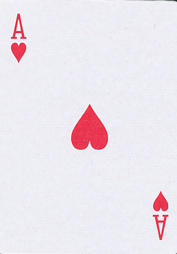
#> input picture cartas/as-de-corazones-rojo.png, 177 x 254 px, found by its file name
$ python build_rank_templates_from_cartas.py
#> lines starting #> are read from the running program, lines starting #| are printed output that depends on the picture; after the words box and inside, x2 and y2 are one past the last pixel; in counts of white or black regions, pixels touching at a corner belong together
### src/detector.py
import cv2
import numpy as np
from .utils import four_point_transform

def _estimate_green_range(image):
    h, w = image.shape[:2]
    b = max(5, min(h, w) // 50)
    top = image[:b, :]
    bottom = image[-b:, :]
    left = image[:, :b]
    right = image[:, -b:]
    border = np.vstack([top.reshape(-1, 3), bottom.reshape(-1, 3), left.reshape(-1, 3), right.reshape(-1, 3)])
    hsvb = cv2.cvtColor(border.reshape(-1, 1, 3), cv2.COLOR_BGR2HSV).reshape(-1, 3)
    hmed = np.median(hsvb[:, 0])
    smed = np.median(hsvb[:, 1])
    vmed = np.median(hsvb[:, 2])
    if 30 <= hmed <= 90 and smed >= 40:
        hl = max(0, hmed - 20)
        hu = min(179, hmed + 20)
        sl = max(30, smed - 30)
        su = 255
        vl = max(30, vmed - 30)
        vu = 255
        return np.array([hl, sl, vl], dtype=np.uint8), np.array([hu, su, vu], dtype=np.uint8)
    return np.array([35, 40, 40], dtype=np.uint8), np.array([85, 255, 255], dtype=np.uint8)

def detect_cards(image, green_override=None):
    hsv = cv2.cvtColor(image, cv2.COLOR_BGR2HSV)
    lower_green, upper_green = _estimate_green_range(image)
    if green_override is not None:
        lg, ug = green_override
        lower_green = np.array(lg, dtype=np.uint8)
        upper_green = np.array(ug, dtype=np.uint8)
    mask_green = cv2.inRange(hsv, lower_green, upper_green)
    mask_not_green = cv2.bitwise_not(mask_green)
    lab = cv2.cvtColor(image, cv2.COLOR_BGR2LAB)
    L, A, B = cv2.split(lab)
    wmask = cv2.inRange(L, 170, 255)
    amask = cv2.inRange(cv2.absdiff(A, np.full_like(A, 128)), 0, 35)
    bmask = cv2.inRange(cv2.absdiff(B, np.full_like(B, 128)), 0, 35)
    white_like = cv2.bitwise_and(wmask, cv2.bitwise_and(amask, bmask))
    mask = cv2.bitwise_and(mask_not_green, white_like)
    kernel = cv2.getStructuringElement(cv2.MORPH_RECT, (5, 5))
    mask = cv2.morphologyEx(mask, cv2.MORPH_OPEN, kernel, iterations=2)
    mask = cv2.morphologyEx(mask, cv2.MORPH_CLOSE, kernel, iterations=2)
    contours, _ = cv2.findContours(mask, cv2.RETR_EXTERNAL, cv2.CHAIN_APPROX_SIMPLE)
    cards = []
    h, w = image.shape[:2]
    for cnt in contours:
        area = cv2.contourArea(cnt)
        if area < (w * h) * 0.01:
            continue
        peri = cv2.arcLength(cnt, True)
        approx = cv2.approxPolyDP(cnt, 0.02 * peri, True)
        box = None
        if len(approx) == 4:
            pts = approx.reshape(4, 2).astype(np.float32)
        else:
            rect = cv2.minAreaRect(cnt)
            bw, bh = rect[1]
            if bw == 0 or bh == 0:
                continue
            ratio = max(bw, bh) / max(1.0, min(bw, bh))
            if ratio < 1.25 or ratio > 1.75:
                continue
            box = cv2.boxPoints(rect)
            pts = box.astype(np.float32)
        warped = four_point_transform(image, pts)
        labw = cv2.cvtColor(warped, cv2.COLOR_BGR2LAB)
        Lw, Aw, Bw = cv2.split(labw)
        wmask_w = cv2.inRange(Lw, 170, 255)
        amask_w = cv2.inRange(cv2.absdiff(Aw, np.full_like(Aw, 128)), 0, 35)
        bmask_w = cv2.inRange(cv2.absdiff(Bw, np.full_like(Bw, 128)), 0, 35)
        white_like_w = cv2.bitwise_and(wmask_w, cv2.bitwise_and(amask_w, bmask_w))
        white_ratio = np.count_nonzero(white_like_w) / float(warped.shape[0] * warped.shape[1])
        if white_ratio < 0.35:
            continue
        rect_area = cv2.contourArea(pts.reshape(-1, 1, 2))
        if rect_area <= 0:
            continue
        solidity = area / rect_area
        if solidity < 0.5:
            continue
        cards.append({"contour": cnt, "quad": pts, "warp": warped})
    if len(cards) == 0:
        gray = cv2.cvtColor(image, cv2.COLOR_BGR2GRAY)
        gray = cv2.GaussianBlur(gray, (5, 5), 0)
        edges = cv2.Canny(gray, 50, 150)
        k2 = cv2.getStructuringElement(cv2.MORPH_RECT, (3, 3))
        edges = cv2.morphologyEx(edges, cv2.MORPH_CLOSE, k2, iterations=2)
        cnts, _ = cv2.findContours(edges, cv2.RETR_EXTERNAL, cv2.CHAIN_APPROX_SIMPLE)
        for cnt in cnts:
            area = cv2.contourArea(cnt)
            if area < (w * h) * 0.005:
                continue
            peri = cv2.arcLength(cnt, True)
            approx = cv2.approxPolyDP(cnt, 0.02 * peri, True)
            if len(approx) == 4:
                pts = approx.reshape(4, 2).astype(np.float32)
            else:
                rect = cv2.minAreaRect(cnt)
                bw, bh = rect[1]
                if bw == 0 or bh == 0:
                    continue
                ratio = max(bw, bh) / max(1.0, min(bw, bh))
                if ratio < 1.2 or ratio > 1.8:
                    continue
                pts = cv2.boxPoints(rect).astype(np.float32)
            warped = four_point_transform(image, pts)
            labw = cv2.cvtColor(warped, cv2.COLOR_BGR2LAB)
            Lw, Aw, Bw = cv2.split(labw)
            wmask_w = cv2.inRange(Lw, 170, 255)
            amask_w = cv2.inRange(cv2.absdiff(Aw, np.full_like(Aw, 128)), 0, 35)
            bmask_w = cv2.inRange(cv2.absdiff(Bw, np.full_like(Bw, 128)), 0, 35)
            white_like_w = cv2.bitwise_and(wmask_w, cv2.bitwise_and(amask_w, bmask_w))
            white_ratio = np.count_nonzero(white_like_w) / float(warped.shape[0] * warped.shape[1])
            if white_ratio < 0.35:
                continue
            rect_area = cv2.contourArea(pts.reshape(-1, 1, 2))
            if rect_area <= 0:
                continue
            solidity = area / rect_area
            if solidity < 0.4:
                continue
            cards.append({"contour": cnt, "quad": pts, "warp": warped})
    return cards

### src/utils.py
import numpy as np
import cv2

def order_points(pts):
    rect = np.zeros((4, 2), dtype="float32")
    s = pts.sum(axis=1)
    rect[0] = pts[np.argmin(s)]
    rect[2] = pts[np.argmax(s)]
    diff = np.diff(pts, axis=1)
    rect[1] = pts[np.argmin(diff)]
    rect[3] = pts[np.argmax(diff)]
    return rect

def four_point_transform(image, pts, w=300, h=420):
    rect = order_points(pts)
    dst = np.array([[0, 0], [w - 1, 0], [w - 1, h - 1], [0, h - 1]], dtype="float32")
    M = cv2.getPerspectiveTransform(rect, dst)
    warped = cv2.warpPerspective(image, M, (w, h))
    return warped

# [17 lines left out: functions adjust_brightness, auto_enhance, not called in this run]

### src/recognizer.py
import os
import cv2
import numpy as np
from .utils import auto_enhance
from .card_db import CardDB

def binarize(img):
    gray = cv2.cvtColor(img, cv2.COLOR_BGR2GRAY) if len(img.shape) == 3 else img
    gray = cv2.GaussianBlur(gray, (3, 3), 0)
    _, th = cv2.threshold(gray, 0, 255, cv2.THRESH_BINARY+cv2.THRESH_OTSU)
    return th

def load_templates(dir_path):
    templates = {}
    for name in sorted(os.listdir(dir_path)):
        p = os.path.join(dir_path, name)
        if not os.path.isfile(p):
            continue
        img = cv2.imread(p, cv2.IMREAD_GRAYSCALE)
        if img is None:
            continue
        _, th = cv2.threshold(img, 0, 255, cv2.THRESH_BINARY+cv2.THRESH_OTSU)
        key = os.path.splitext(name)[0]
        templates[key] = th
    return templates

# [17 lines left out: function match_score, not called in this run]

def largest_contour(bin_img):
    cnts, _ = cv2.findContours(bin_img, cv2.RETR_EXTERNAL, cv2.CHAIN_APPROX_SIMPLE)
    if not cnts:
        return None
    return max(cnts, key=cv2.contourArea)

# [9 lines left out: function hu_score, not called in this run]

class Recognizer:
    def __init__(self, templates_root, cards_root=None):
        self.rank_templates = load_templates(os.path.join(templates_root, "ranks"))
        self.suit_templates = load_templates(os.path.join(templates_root, "suits"))
        self.card_db = CardDB(cards_root) if cards_root else None
        self.suit_tcontours = {}
        for k, tmpl in self.suit_templates.items():
            self.suit_tcontours[k] = largest_contour(tmpl)
        self.suit_es = {"hearts": "corazones", "diamantes": "diamantes", "clubs": "trebol", "spades": "picas", "corazones": "corazones", "diamantes": "diamantes", "trebol": "trebol", "picas": "picas"}
        self.suit_color = {"hearts": "rojo", "diamonds": "roja", "clubs": "negro", "spades": "negra", "corazones": "rojo", "diamantes": "roja", "trebol": "negro", "picas": "negra"}
        self.rank_min = 0.45
        self.suit_min = 0.5
        self.margin = 0.05
        self.last_fallback_img = None
        self.last_rank_key = None
        self.last_suit_key = None
        self.cards_min = 0.60

    # [18 lines left out: function best_orientation, not called in this run]

    def extract_corner(self, card_warp, frac_h=0.28):
        h, w = card_warp.shape[:2]
        x0, y0 = int(0.02 * w), int(0.02 * h)
        x1, y1 = int(0.30 * w), int(frac_h * h)
        corner = card_warp[y0:y1, x0:x1]
        return corner

    def split_rank_suit(self, corner):
        gray = cv2.cvtColor(corner, cv2.COLOR_BGR2GRAY)
        _, th = cv2.threshold(gray, 0, 255, cv2.THRESH_BINARY+cv2.THRESH_OTSU)
        inv = 255 - th
        cnts, _ = cv2.findContours(inv, cv2.RETR_EXTERNAL, cv2.CHAIN_APPROX_SIMPLE)
        boxes = []
        for c in cnts:
            x, y, w, h = cv2.boundingRect(c)
            if w * h < 50:
                continue
            boxes.append((y, x, w, h))
        boxes.sort()
        h0, w0 = th.shape
        if len(boxes) >= 2:
            top = boxes[0]
            bottom = boxes[-1]
            ty, tx, tw, thh = top
            by, bx, bw, bh = bottom
            rank = th[ty:ty+thh, tx:tx+tw]
            suit = th[by:by+bh, bx:bx+bw]
            return rank, suit
        h = th.shape[0]
        top = th[:h//2, :]
        bottom = th[h//2:, :]
        return top, bottom

    # [172 lines left out: functions recognize, reference_image, label_es, not called in this run]

### src/build_rank_templates_from_cartas.py
import os
import cv2
from .detector import detect_cards
from .recognizer import Recognizer, binarize

def extract_rank_from_image(img_path):
    img = cv2.imread(img_path)
    cards = detect_cards(img)
    if not cards:
        return None
    warp = cards[0]["warp"]
    rec = Recognizer(os.path.join("assets", "templates"))
    corner = rec.extract_corner(warp)
    rimg, _ = rec.split_rank_suit(corner)
    rb = binarize(rimg)
    return rb

def main():
    root = os.path.join("assets", "templates", "ranks")
    os.makedirs(root, exist_ok=True)
    samples = {
        "A": os.path.join("cartas", "as-de-corazones-rojo.png"),
        "2": os.path.join("cartas", "2-de-corazones-rojo.png"),
        "3": os.path.join("cartas", "3-de-corazones-rojo.png"),
        "4": os.path.join("cartas", "4-de-corazones-rojo.png"),
        "5": os.path.join("cartas", "5-de-corazones-rojo.png"),
        "6": os.path.join("cartas", "6-de-corazones-rojo.png"),
        "7": os.path.join("cartas", "7-de-corazones-rojo.png"),
        "8": os.path.join("cartas", "8-de-corazones-rojo.png"),
        "9": os.path.join("cartas", "9-de-corazones-rojo.png"),
        "10": os.path.join("cartas", "10-de-corazones-rojo.png"),
        "J": os.path.join("cartas", "J-de-corazones-rojo.png"),
        "Q": os.path.join("cartas", "Q-de-diamantes-roja.png"),
        "K": os.path.join("cartas", "K-de-picas-negra.png"),
    }
    for key, path in samples.items():
        if not os.path.exists(path):
            continue
        rank = extract_rank_from_image(path)
#> in extract_rank_from_image, img is the input picture: shape (254, 177, 3); mean B, G, R 237.4, 230.1, 236.8
#> in detect_cards, `hsv = cv2.cvtColor(image, cv2.COLOR_BGR2HSV)`: hsv: shape (254, 177, 3); mean H, S, V 122, 14.4, 243.4
#> in _estimate_green_range, `hmed = np.median(hsvb[:, 0])`: hmed = 120
#> in _estimate_green_range, `smed = np.median(hsvb[:, 1])`: smed = 6
#> in _estimate_green_range, `vmed = np.median(hsvb[:, 2])`: vmed = 244
#> in detect_cards, `lower_green, upper_green = _estimate_green_range(image)`: lower_green = [35, 40, 40]; upper_green = [85, 255, 255]
#> in detect_cards, `mask_green = cv2.inRange(hsv, lower_green, upper_green)`: mask_green: shape (254, 177); every value is 0
#> in detect_cards, `mask_not_green = cv2.bitwise_not(mask_green)`: mask_not_green: shape (254, 177); every value is 255
#> in detect_cards, `lab = cv2.cvtColor(image, cv2.COLOR_BGR2LAB)`: lab: shape (254, 177, 3); mean of channels 0, 1, 2 235.7, 131.7, 125.9
#> in detect_cards, `L, A, B = cv2.split(lab)`:
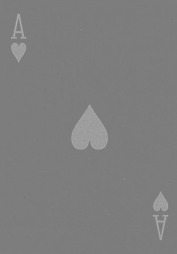
#> B: shape (254, 177); min 120, max 177, mean 125.9
#> in detect_cards, `wmask = cv2.inRange(L, 170, 255)`:
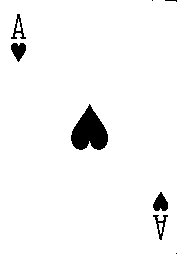
#> wmask: shape (254, 177); 96.2% white; 8 black regions (3 under 20 px), largest, box (x1, y1, x2, y2) and area: (71, 104, 108, 150) 1067, (153, 192, 168, 211) 189, (11, 43, 26, 62) 187, (11, 14, 26, 39) 120, (153, 215, 168, 240) 120
#> in detect_cards, `amask = cv2.inRange(cv2.absdiff(A, np.full_like(A, 128)), 0, 35)`: amask: shape (254, 177); 96.2% white; 5 black regions, box (x1, y1, x2, y2) and area: (71, 104, 108, 150) 1082, (153, 191, 168, 211) 196, (11, 43, 26, 63) 190, (153, 215, 168, 240) 131, (11, 14, 26, 39) 126
#> in detect_cards, `bmask = cv2.inRange(cv2.absdiff(B, np.full_like(B, 128)), 0, 35)`: bmask: shape (254, 177); 99.7% white; black in thin lines or dots, all inside (x1, y1, x2, y2) = (12, 14, 168, 240)
#> in detect_cards, `mask = cv2.morphologyEx(mask, cv2.MORPH_OPEN, kernel, iterations=2)`: mask: shape (254, 177); 95.5% white; 6 black regions (3 under 20 px), largest, box (x1, y1, x2, y2) and area: (71, 104, 108, 150) 1108, (153, 191, 168, 240) 455, (11, 14, 26, 63) 452
#> in detect_cards, `mask = cv2.morphologyEx(mask, cv2.MORPH_CLOSE, kernel, iterations=2)`: mask: shape (254, 177); 96.1% white; 3 black regions, box (x1, y1, x2, y2) and area: (72, 111, 108, 149) 1060, (11, 28, 26, 56) 355, (153, 198, 168, 225) 349
#> in detect_cards, `contours, _ = cv2.findContours(mask, cv2.RETR_EXTERNAL, cv2.CHAIN_APPR..`: contours = [[[0, 0], [0, 253], [176, 253], [176, 0]]]
#> the loop in detect_cards, `for cnt in contours:` made 1 pass
#> (area, peri, pts, dst in four_point_transform, M in four_point_transform) on pass 1: (44528, 858, [[0, 0], [0, 253], [176, 253], [176, 0]], [[0, 0], [299, 0], [299, 419], [0, 419]], [[1.7, 0, 0], [0, 1.66, 0], [7.71e-19, 0, 1]])
#> after the loop in detect_cards, `for cnt in contours:`: amask_w: shape (420, 300); 96.2% white; 5 black regions, box (x1, y1, x2, y2) and area: (120, 172, 183, 248) 3034, (18, 70, 44, 103) 542, (260, 317, 285, 349) 539, (18, 22, 44, 64) 369, (259, 355, 286, 397) 367
#> after the loop in detect_cards, `for cnt in contours:`: white_like_w: shape (420, 300); 96.1% white; 8 black regions (2 under 20 px), largest, box (x1, y1, x2, y2) and area: (120, 172, 183, 248) 3034, (18, 70, 44, 103) 542, (260, 317, 285, 349) 539, (18, 22, 44, 64) 369, (259, 355, 286, 397) 367, (280, 0, 300, 3) 26
#> after the loop in detect_cards, `for cnt in contours:`:
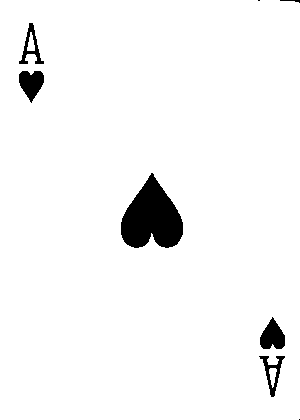
#> wmask_w: shape (420, 300); 96.3% white; 8 black regions (2 under 20 px), largest, box (x1, y1, x2, y2) and area: (121, 173, 183, 248) 2992, (260, 317, 285, 349) 529, (19, 71, 44, 103) 522, (259, 356, 285, 397) 325, (19, 23, 44, 64) 324, (280, 0, 300, 3) 26
#> after the loop in detect_cards, `for cnt in contours:`: cards = 1 item
#> call 2 of load_templates, with dir_path = 'assets/templates/suits'
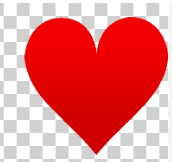
#> input picture assets/templates/suits/corazones.png, 172 x 162 px, found by its file name
#> in load_templates (call 2), `_, th = cv2.threshold(img, 0, 255, cv2.THRESH_BINARY+cv2.THRESH_OTSU)`:
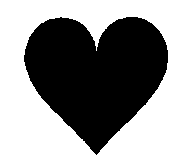
#> th: shape (162, 172); 53.3% white; 1 black region, box (x1, y1, x2, y2) and area: (24, 17, 168, 155) 13001
#> the loop in __init__, `for k, tmpl in self.suit_templates.items():` made 1 pass
#> (k, cnts in largest_contour) on pass 1: ('corazones', [[[0, 0], [0, 161], [171, 161], [171, 0]]])
#> after the loop in __init__, `for k, tmpl in self.suit_templates.items():`: self.suit_tcontours = {'corazones': [[0, 0], [0, 161], [171, 161], [171, 0]]}
#> in split_rank_suit, `_, th = cv2.threshold(gray, 0, 255, cv2.THRESH_BINARY+cv2.THRESH_OTSU)`:
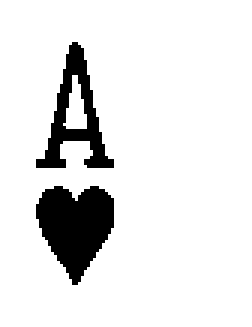
#> th: shape (109, 84) (shown 3 times larger); 89.7% white; 2 black regions, box (x1, y1, x2, y2) and area: (12, 62, 38, 95) 559, (12, 14, 38, 56) 383
#> in split_rank_suit, `inv = 255 - th`: inv: shape (109, 84); 10.3% white; 2 white regions
#> in split_rank_suit, `cnts, _ = cv2.findContours(inv, cv2.RETR_EXTERNAL, cv2.CHAIN_APPROX_SI..`: cnts = 2 contours; box (x1, y1, x2, y2) and area: (12, 62, 38, 95) 516, (12, 14, 38, 56) 402
#> the loop in split_rank_suit, `for c in cnts:` made 2 passes
#> (x, y, w, h) on passes 1 to 2: (12, 62, 26, 33), (12, 14, 26, 42)
#> after the loop in split_rank_suit, `for c in cnts:`: boxes = [(62, 12, 26, 33), (14, 12, 26, 42)]
#> in split_rank_suit, `top = boxes[0]`: top = (14, 12, 26, 42)
#> in split_rank_suit, `bottom = boxes[-1]`: bottom = (62, 12, 26, 33)
#> in split_rank_suit, `ty, tx, tw, thh = top`: ty = 14; tx = 12; tw = 26; thh = 42
#> in split_rank_suit, `by, bx, bw, bh = bottom`: by = 62; bx = 12; bw = 26; bh = 33
#> in split_rank_suit, `rank = th[ty:ty+thh, tx:tx+tw]`: rank: shape (42, 26); 64.9% white; 1 black region, box (x1, y1, x2, y2) and area: (0, 0, 26, 42) 383
#> in split_rank_suit, `suit = th[by:by+bh, bx:bx+bw]`: suit: shape (33, 26); 34.8% white; 5 white regions (2 under 20 px), largest, box (x1, y1, x2, y2) and area: (0, 11, 12, 33) 133, (14, 14, 26, 33) 120, (9, 0, 18, 5) 20
#> in binarize, `_, th = cv2.threshold(gray, 0, 255, cv2.THRESH_BINARY+cv2.THRESH_OTSU)`:
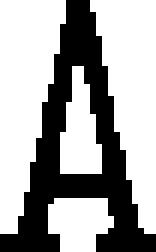
#> th: shape (42, 26) (shown 6 times larger); 64.6% white; 1 black region, box (x1, y1, x2, y2) and area: (0, 0, 26, 42) 387
        if rank is None:
            continue
        outp = os.path.join(root, f"{key}.png")
        cv2.imwrite(outp, rank)
#> pass 2 of the loop in main, `for key, path in samples.items():`:
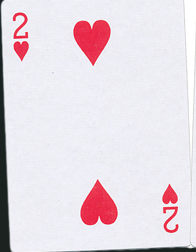
#> input picture cartas/2-de-corazones-rojo.png, 196 x 252 px, found by its file name
#> in extract_rank_from_image, img is the input picture: shape (252, 196, 3); mean B, G, R 227.3, 220, 230.5
#> hsv: shape (252, 196, 3); mean H, S, V 119.6, 19.9, 236.6
#> in detect_cards (call 2), `mask_green = cv2.inRange(hsv, lower_green, upper_green)`:
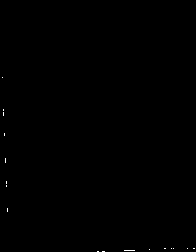
#> mask_green: shape (252, 196); 0.1% white in thin lines or dots, all inside (x1, y1, x2, y2) = (2, 77, 195, 252)
#> lab: shape (252, 196, 3); mean of channels 0, 1, 2 227.2, 132.9, 126.9
#> L: shape (252, 196)
#> A: shape (252, 196)
#> B: shape (252, 196)
#> wmask: shape (252, 196); 90.7% white; 8 black regions, largest, box (x1, y1, x2, y2) and area: (0, 0, 12, 252) 1367, (81, 180, 118, 225) 1074, (73, 20, 110, 66) 1069
#> amask: shape (252, 196); 94.2% white; 6 black regions, box (x1, y1, x2, y2) and area: (80, 179, 118, 225) 1088, (73, 20, 111, 66) 1085, (162, 184, 178, 204) 199, (14, 41, 29, 61) 192, (13, 12, 28, 39) 162, (163, 207, 178, 233) 162
#> bmask: shape (252, 196); 99.5% white; black in thin lines or dots, all inside (x1, y1, x2, y2) = (14, 13, 178, 232)
#> white_like: shape (252, 196); 90.6% white; 8 black regions, largest, box (x1, y1, x2, y2) and area: (0, 0, 12, 252) 1367, (80, 179, 118, 225) 1088, (73, 20, 111, 66) 1085
#> contours = 1 contour; box (x1, y1, x2, y2) and area: (0, 0, 196, 252) 47686
#> the loop in detect_cards (call 2), `for cnt in contours:` made 1 pass
#> (area, peri, pts, dst in four_point_transform, M in four_point_transform) on pass 1: (47686.5, 887.9, [[0, 0], [10, 251], [195, 246], [195, 0]], [[0, 0], [299, 0], [299, 419], [0, 419]], [[1.5, -0.0598, 0], [0, 1.58, 0], [-0.000108, -0.0002, 1]])
#> pass 1, in four_point_transform (call 2), `warped = cv2.warpPerspective(image, M, (w, h))`:
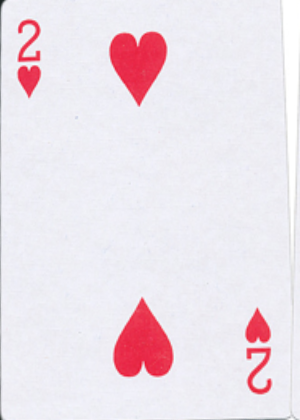
#> warped: shape (420, 300, 3); mean B, G, R 233.7, 226.1, 237.3
#> the loop in __init__ (call 2), `for k, tmpl in self.suit_templates.items():` made 1 pass
#> in split_rank_suit (call 2), `cnts, _ = cv2.findContours(inv, cv2.RETR_EXTERNAL, cv2.CHAIN_APPROX_SI..`: cnts = 2 contours; box (x1, y1, x2, y2) and area: (12, 57, 35, 90) 436, (12, 12, 34, 54) 316
#> the loop in split_rank_suit (call 2), `for c in cnts:` made 2 passes
#> (x, y, w, h) on passes 1 to 2: (12, 57, 23, 33), (12, 12, 22, 42)

if __name__ == "__main__":
    main()
